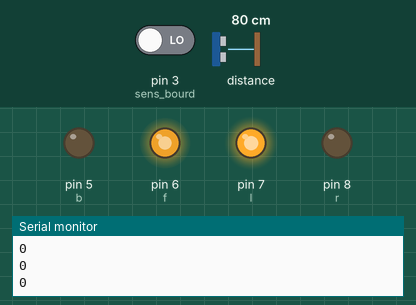
A sketch run on a simulated Arduino Uno, built with avr-gcc and run on an emulated ATmega328P. Parts: output pins drawn as LEDs (lit = HIGH), the last lines printed to the serial monitor. The test bench sets the inputs (shaded band); at power-on: pin 3 (sens_bourd) LOW, distance to the obstacle 80 cm. The echo pulse lasts 58.3 µs per cm.

Above: at 1.2 s.
1.3 s: pin 3 (sens_bourd) driven HIGH
At 2.1 s:
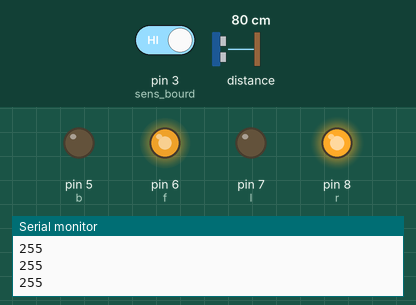
2.8 s: distance to the obstacle set to 121 cm
4.3 s: distance to the obstacle set to 127 cm
At 4.7 s:
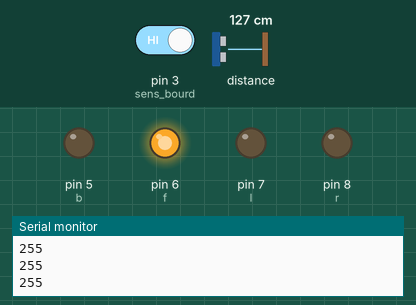
5.8 s: distance to the obstacle set to 2 cm
At 7.0 s:
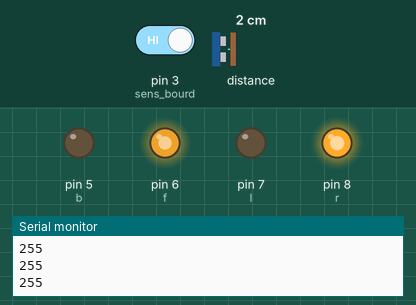
7.3 s: distance to the obstacle set to 250 cm
At 8.4 s:
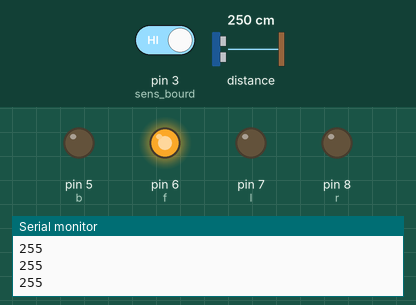
Timing chart, 0 to 9.8 s (numbered marks = the images above; inputs shaded):
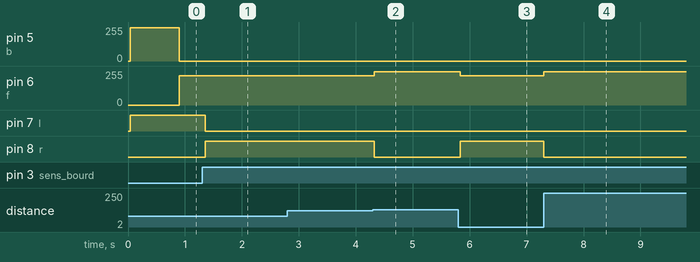

Measured:
- the behaviour switches between 124 and 125 cm on distance to the obstacle (found by bisection; images 1 and 2)
- after the input at 1.3 s, pin 7 (l): HIGH → LOW after 0.05 s; pin 8 (r): LOW → HIGH after 0.05 s
- after the input at 4.3 s, pin 6 (f): 220/255 → 250/255 at once; pin 8 (r): HIGH → LOW at once
- after the input at 5.8 s, pin 6 (f): 250/255 → 220/255 at once; pin 8 (r): LOW → HIGH at once
- after the input at 7.3 s, pin 6 (f): 220/255 → 250/255 at once; pin 8 (r): HIGH → LOW at once

The sketch:

driving_bourd_mk5.ino
```cpp
#include <Wire.h>
#include <VL53L0X.h>

VL53L0X sensor;

#define sens_bourd 3
#define f 6
#define b 5
#define l 7
#define r 8

int right_sensor;
int left_sensor;
int forward;
int backward;
int left;
int right;
int reverse_distance = 70;
int uturn_direction;
long uturn_timer = 0;

void setup() {
  Serial.begin(9600);
  Wire.begin();

  //initalize sensor
  sensor.init();
  sensor.setTimeout(500);
  sensor.startContinuous();

  //initalize pins
  pinMode(sens_bourd, INPUT);
  pinMode(f, OUTPUT);
  pinMode(b, OUTPUT);
  pinMode(l, OUTPUT);
  pinMode(r, OUTPUT);
}

void loop() {
  //get right sensor
  int right_sensor = pulseIn(sens_bourd, HIGH, 4200);
  if (right_sensor == 0 && digitalRead(sens_bourd) == 1) {
      right_sensor = 2100;
  }
  right_sensor = map(right_sensor, 0, 2100, 0, 255);

  //get left sensor
  left_sensor = map(sensor.readRangeContinuousMillimeters(), 0, 1300, 0, 255);
  if (left_sensor > 250){
    left_sensor = 255;
  }

  //logic
  //left and right
  if ((left_sensor-right_sensor) > 20){
    left = true;
    right = false;
  }
  else if ((left_sensor-right_sensor) < -10){
    left = false;
    right = true;
  }
  else{
    left = false;
    right = false;
  }

  //forward backward
  if ((left_sensor+right_sensor)/2 > 250){
    forward = 250;
    backward = 0;
  }
  else if ((left_sensor+right_sensor)/2 > reverse_distance){
    forward = 220;
    backward = 0;
  }

  else{
    uturn_timer = millis();
    if ((left_sensor-right_sensor) > 5){
       uturn_direction = 0;
    }
    else {
       uturn_direction == 1;
    }
  }

  if (millis()-uturn_timer < 900){
    forward = 0;
    backward = 250;

    if (uturn_direction = 0){
      left = false;
      right = true;
    }
    else{
      left = true;
      right = false;
    }
  }

  //control motors
  analogWrite(f, forward);
  analogWrite(b, backward);
  digitalWrite(l, left);
  digitalWrite(r, right);

  Serial.println(right_sensor);
}
```
